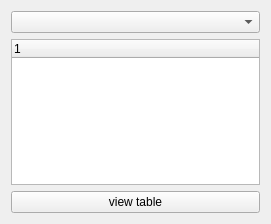
<?xml version="1.0" encoding="UTF-8"?>
<ui version="4.0">
 <class>MainBox</class>
 <widget class="QWidget" name="MainBox">
  <property name="geometry">
   <rect>
    <x>0</x>
    <y>0</y>
    <width>271</width>
    <height>224</height>
   </rect>
  </property>
  <property name="windowTitle">
   <string>Dialog</string>
  </property>
  <layout class="QHBoxLayout" name="horizontalLayout_2">
   <item>
    <layout class="QVBoxLayout" name="verticalLayout">
     <item>
      <widget class="MyComboBox" name="cb_main"/>
     </item>
     <item>
      <widget class="QTreeWidget" name="tv_main">
       <column>
        <property name="text">
         <string notr="true">1</string>
        </property>
       </column>
      </widget>
     </item>
     <item>
      <widget class="QPushButton" name="btn_view_table">
       <property name="text">
        <string>view table</string>
       </property>
      </widget>
     </item>
    </layout>
   </item>
  </layout>
 </widget>
 <customwidgets>
  <customwidget>
   <class>MyComboBox</class>
   <extends>QComboBox</extends>
   <header>mycombobox.hpp</header>
  </customwidget>
 </customwidgets>
 <resources/>
 <connections/>
</ui>
